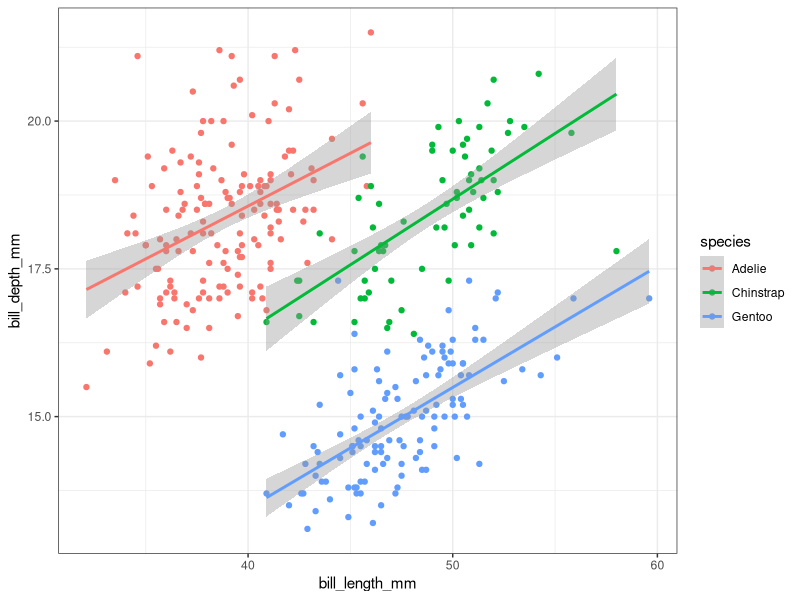

This chart was generated by the following R code:
penguins <- palmerpenguins::penguins

library(ggplot2)
penguins |> 
  ggplot(aes(x=bill_length_mm,y=bill_depth_mm,color=species))+
  geom_point()+
  geom_smooth(method="lm")+
  theme_bw()

#aufbwifbiu
#groeijgoegjoreij
#FEOIJFEOIJS
